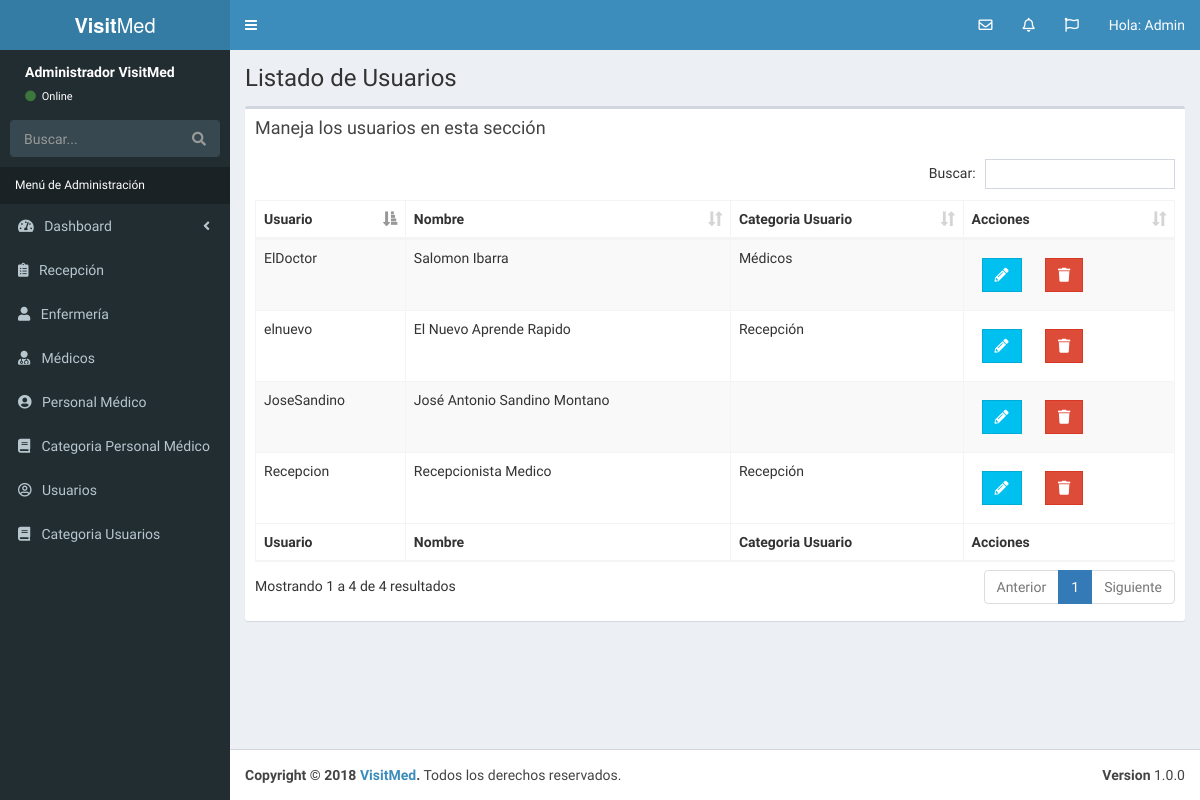
The app's page /lista_usuarios.php (signed in) with its own data.
### tables this page shows
CREATE TABLE `usuarios` (
  `id_usuario` int(11) NOT NULL,
  `usuario` varchar(50) NOT NULL,
  `nombre_usuario` varchar(100) NOT NULL,
  `apellido_usuario` varchar(100) NOT NULL,
  `password` varchar(60) NOT NULL,
  `id_cat_usuario` tinyint(10) NOT NULL,
  `editado` datetime NOT NULL
);

CREATE TABLE `categoria_usuario` (
  `id_categoria_usuario` tinyint(10) NOT NULL,
  `cat_usuario` varchar(50) NOT NULL,
  `editado` datetime NOT NULL
);

### lista_usuarios.php (the view, shortened to what this page needs)
<?php
      include_once 'funciones/funciones.php';
      include_once 'templates/header.php';
      include_once 'templates/barra.php';
      include_once 'templates/navegacion.php';
?>
  <div class="content-wrapper">
    <section class="content-header">
          <h1>
            Listado de Usuarios
          </h1>
    </section>
   <section class="content">
      <div class="row">
        <div class="col-xs-12">
          <div class="box">
            <div class="box-header">
              <h3 class="box-title">Maneja los usuarios en esta sección</h3>
            </div>
            <div class="box-body">
              <table id="registros" class="table table-bordered table-striped">
                <thead>
                <tr>
                  <th>Usuario</th>
                  <th>Nombre</th>
                  <th>Categoria Usuario</th>
                  <th>Acciones</th>
                </tr>
                </thead>
                <tbody>
                    <?php
                     try {
                        $sql = "SELECT id_usuario, usuario, nombre_usuario, apellido_usuario, cat_usuario ";
                        $sql .= " FROM usuarios ";
                        $sql .= " INNER JOIN categoria_usuario ";
                        $sql .= " ON usuarios.id_cat_usuario=categoria_usuario.id_categoria_usuario ";
                        $sql .= " ORDER BY id_categoria_usuario";
                        $resultado = $conn->query($sql);
                     } catch (Exception $e) {
                        $error = $e->getMessage();
                        echo $error;
                     }
                     while($usuario = $resultado->fetch_assoc() ) { ?>
                          <tr>
                              <td><?php echo $usuario['usuario']; ?></td>
                              <td><?php echo $usuario['nombre_usuario'] . " " . $usuario['apellido_usuario']; ?></td>
                              <td><?php echo $usuario['cat_usuario']; ?></td>
                              <td>
                                <a href="editar_usuario.php?id=<?php echo $usuario['id_usuario']; ?>" class="btn btn-info btn-flat margin ">
                                    <i class="fas fa-pencil-alt"></i>
                                </a>
                                <a href="#" data-id="<?php echo $usuario['id_usuario']; ?>" data-tipo="usuario" class="btn btn-danger btn-flat margin borrar_registro">
                                    <i class="fa fa-trash"></i>
                                </a>
                              </td>
                          </tr>
                     <?php } ?>
                </tbody>
                <tfoot>
                <tr>
                  <th>Usuario</th>
                  <th>Nombre</th>
                  <th>Categoria Usuario</th>
                  <th>Acciones</th>
                </tr>
                </tfoot>
              </table>
            </div>
          </div>
        </div>
      </div>
    </section>
  </div>
  <?php
        include_once 'templates/footer.php';
  ?>

### records on screen
usuarios: usuario "JoseSandino", nombre_usuario "José Antonio", apellido_usuario "Sandino Montano"
usuarios: usuario "ElDoctor", nombre_usuario "Salomon", apellido_usuario "Ibarra", id_cat_usuario.cat_usuario "Médicos"
usuarios: usuario "Recepcion", nombre_usuario "Recepcionista", apellido_usuario "Medico", id_cat_usuario.cat_usuario "Recepción"
usuarios: usuario "elnuevo", nombre_usuario "El Nuevo", apellido_usuario "Aprende Rapido", id_cat_usuario.cat_usuario "Recepción"
